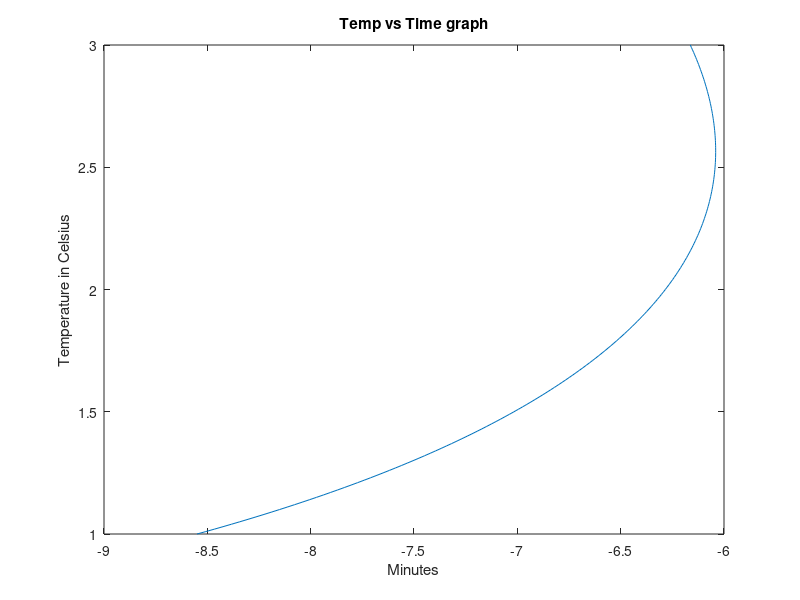
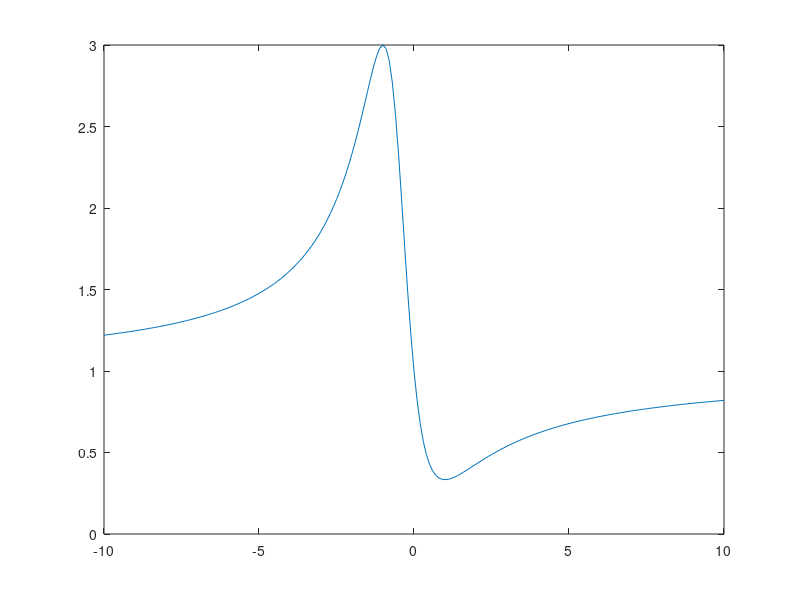
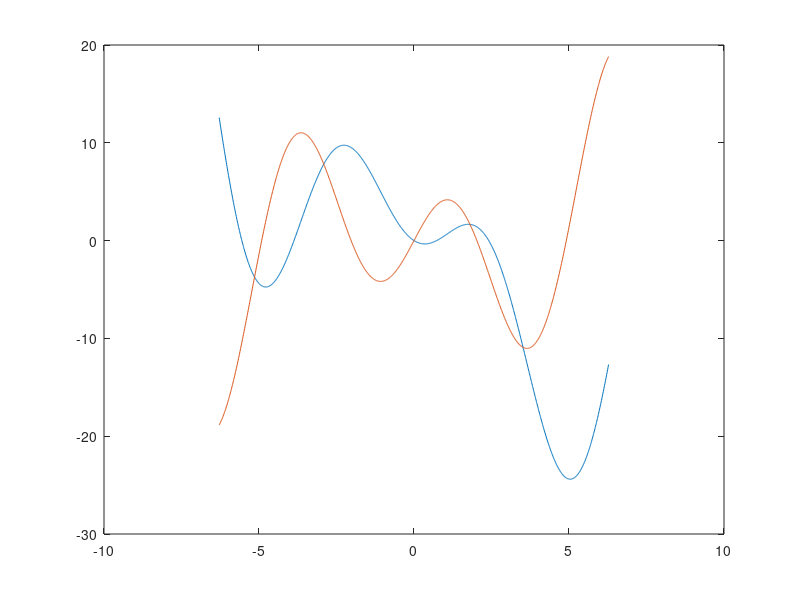
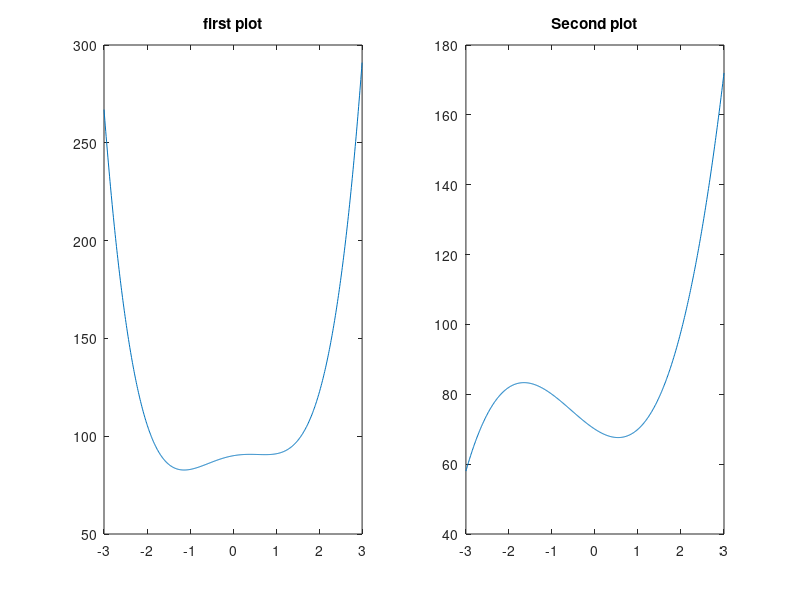

Recreate these plots in MATLAB, in order. (Note: this script raises an error after producing the figures.)
clc
clear
%   Q2
t=1:0.01:3;
T=6*log(t)-7*exp(0.2*t);
figure(1);
plot(T,t);
title('Temp vs Time graph')
xlabel('Minutes');
ylabel('Temperature in Celsius');

%Q3
%% insuficient data

%Q4
x=-10:0.1:10;
figure(2);
num= (x.^2-x+1);
den=(x.^2+x+1);
y=num./den;
plot(x,y);

%       Q5
% xlabel -> used to label the horizintal axis of a plot
% ylabel -> used to label the vertical axis of a plot
% title -> ised to make the title
% text used to posotion a text on the figure

%   Q6
% subplot -> used to make multiple 


%   Q7

x=-2*pi:0.01:2*pi;
y1=3*x.*sin(x)-2*x;
figure(3);
y2=3*(sin(x)+x.*cos(x));
plot(x,y1);
hold on
plot(x,y2);

% Q8
x=-3:0.01:3;
figure(4);
y= 3*x.^4-6*x.^2+4*x+90;
z=3*x.^3+5*x.^2-8*x+70;
subplot(1,2,1);
plot(x,y);
title('first plot');

subplot(1,2,2);
plot(x,z);
title('Second plot');

%Q9
%while(x)


%Q10
x=-6:0.1:6;
y=[];
for i= x
    if -6<=i<=-2
    temp=4*exp(i+2);
    end
    
    if -2<=i<=2
    temp=i^2;
    end
    
    if 2<=i<=6
    temp=(i+62)^(1/3);
    end
y=[y temp];
end;
figure(5);
plot(x,y);


%Q11

t=0:0.1:7;
x=0.4*t.^3 - 2*t.^2-5*t+13;
v=1.2*t.^2 - 4*t-5;
a=2.4*t - 4;
figure (6);
subplot(3,1,1);
plot(t,x);
title('displacement vs time');
xlabel('time')
ylabel('displacement (Meters)');

subplot(3,1,2);
plot(t,v);
title('velocity vs time');
xlabel('time')
ylabel('Velocity (Meter/s)');

subplot(3,1,3);
plot(t,a);
title('acceleration vs time');
xlabel('time')
ylabel('acceleration');

%Q12
i=-pi:0.1:pi;
y=[];
x1=[];
temp=0;
for x=i
if (0<x)&&(x<pi)
    temp=1;
end    
if (-pi<x)&&(x<0)
    temp=-1;
end
    if temp~=0
    y=[y temp];
    x1=[x1 x];
    end
   temp=0;
end;
figure(7);
subplot(1,2,1);
plot(x1,y);

y1=(4/pi)*((sin(x1))+(sin(3*x1)/3)+(sin(5*x1)/5)+(sin(7*x1)/7));
subplot(1,2,2);
plot(x1,y1);

%Q13
% x=-10:0.1:10;
% y=(1.5*x)./(x-4);
% plot(x,y)

x1=-10:0.1:3.7;  
x=x1;
y1=(1.5*x)./(x-4);

x2=4.3:0.1:10;
x=x2;
y2=(1.5*x)./(x-4);
figure(8);
plot(x1,y1,x2,y2);


%Q14
x=0:0.1:2;
u=2*log10(60*x+1);
v=3*cos(6*x);
figure(9)
subplot(1,2,1);
plot(x,u);
title('u vs x')
xlabel('distance in miles')
ylabel('miles per hour')
subplot(1,2,2);
plot(x,v);
title('v vs x');
xlabel('distance in miles')
ylabel('V values')



%Q15
F=[11	7	8	10	9];

k=[1000	600	900	1300	700];
x=F./k;
energy=(k.*x)/2;

%Q17

i=-5:0.1:30;
y1=[];
x1=[];
for x=i
    if x>=9
    temp=15*sqrt(4*x)+10
    end
    
    if 0<=x<9
    temp=10*x+10;
    end
    
    if x<0
    temp=10;
    end
    
    y1=[y1 temp];
    x1=[x1 x];
end
figure(9);
plot(x1,y1);



%Q18???? ask madam


%Q19
k=1:20;
sum=0;
for x =k
sum=sum+3*x^2;
end

disp(sum);

%Q20
sum=0;
k=1;
while(sum<10000)
sum= sum+5*k^2-2*k;
k=k+1;
end
fprintf('number of terms is  %i and the sum is %i\n',k,sum)



%Q21
sum=0;
k=1;
while(sum<2000)
sum= sum+3*k^2;
k=k+1;
end
fprintf('number of terms is  %i and the sum is %i\n',k,sum)


Q22
x=1:6;
y1=[11 13 8 7 5 9];
y2=[2 4 5 3 2 4];

p1=plot(x,y1,'--');
hold on
p2=plot(x,y2,'-');
legend([p1 p2],{'first set','second set'});